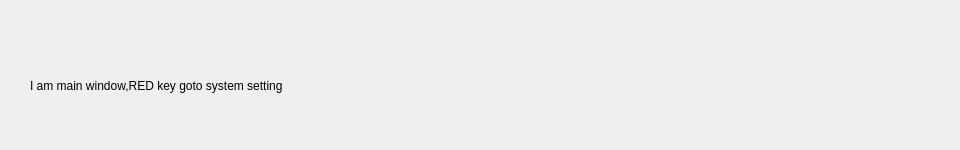
<?xml version="1.0" encoding="UTF-8"?>
<ui version="4.0">
 <class>MenuMain</class>
 <widget class="QWidget" name="MenuMain">
  <property name="geometry">
   <rect>
    <x>0</x>
    <y>0</y>
    <width>960</width>
    <height>150</height>
   </rect>
  </property>
  <property name="windowTitle">
   <string>MenuMain</string>
  </property>
  <widget class="QLabel" name="label">
   <property name="geometry">
    <rect>
     <x>30</x>
     <y>70</y>
     <width>421</width>
     <height>31</height>
    </rect>
   </property>
   <property name="text">
    <string>I am main window,RED key goto system setting</string>
   </property>
  </widget>
 </widget>
 <resources/>
 <connections/>
</ui>
